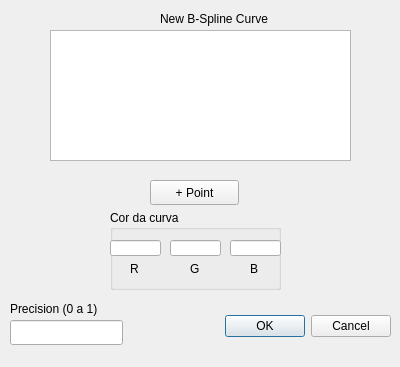
<?xml version="1.0" encoding="UTF-8"?>
<ui version="4.0">
 <class>Dialog</class>
 <widget class="QDialog" name="Dialog">
  <property name="geometry">
   <rect>
    <x>0</x>
    <y>0</y>
    <width>400</width>
    <height>367</height>
   </rect>
  </property>
  <property name="windowTitle">
   <string>Dialog</string>
  </property>
  <widget class="QDialogButtonBox" name="buttonBox">
   <property name="geometry">
    <rect>
     <x>220</x>
     <y>310</y>
     <width>171</width>
     <height>32</height>
    </rect>
   </property>
   <property name="orientation">
    <enum>Qt::Horizontal</enum>
   </property>
   <property name="standardButtons">
    <set>QDialogButtonBox::Cancel|QDialogButtonBox::Ok</set>
   </property>
  </widget>
  <widget class="QLabel" name="label">
   <property name="geometry">
    <rect>
     <x>160</x>
     <y>10</y>
     <width>131</width>
     <height>17</height>
    </rect>
   </property>
   <property name="text">
    <string>New B-Spline Curve</string>
   </property>
  </widget>
  <widget class="QListWidget" name="point_list">
   <property name="geometry">
    <rect>
     <x>50</x>
     <y>30</y>
     <width>301</width>
     <height>131</height>
    </rect>
   </property>
  </widget>
  <widget class="QGroupBox" name="groupBox">
   <property name="geometry">
    <rect>
     <x>110</x>
     <y>210</y>
     <width>171</width>
     <height>80</height>
    </rect>
   </property>
   <property name="title">
    <string>Cor da curva</string>
   </property>
   <widget class="QLineEdit" name="rValue">
    <property name="geometry">
     <rect>
      <x>0</x>
      <y>30</y>
      <width>51</width>
      <height>16</height>
     </rect>
    </property>
   </widget>
   <widget class="QLineEdit" name="gValue">
    <property name="geometry">
     <rect>
      <x>60</x>
      <y>30</y>
      <width>51</width>
      <height>16</height>
     </rect>
    </property>
   </widget>
   <widget class="QLineEdit" name="bValue">
    <property name="geometry">
     <rect>
      <x>120</x>
      <y>30</y>
      <width>51</width>
      <height>16</height>
     </rect>
    </property>
   </widget>
   <widget class="QLabel" name="label_9">
    <property name="geometry">
     <rect>
      <x>20</x>
      <y>50</y>
      <width>16</width>
      <height>17</height>
     </rect>
    </property>
    <property name="text">
     <string>R</string>
    </property>
   </widget>
   <widget class="QLabel" name="label_8">
    <property name="geometry">
     <rect>
      <x>80</x>
      <y>50</y>
      <width>16</width>
      <height>17</height>
     </rect>
    </property>
    <property name="text">
     <string>G</string>
    </property>
   </widget>
   <widget class="QLabel" name="label_10">
    <property name="geometry">
     <rect>
      <x>140</x>
      <y>50</y>
      <width>16</width>
      <height>17</height>
     </rect>
    </property>
    <property name="text">
     <string>B</string>
    </property>
   </widget>
  </widget>
  <widget class="QLineEdit" name="precision">
   <property name="geometry">
    <rect>
     <x>10</x>
     <y>320</y>
     <width>113</width>
     <height>25</height>
    </rect>
   </property>
  </widget>
  <widget class="QLabel" name="label_2">
   <property name="geometry">
    <rect>
     <x>10</x>
     <y>300</y>
     <width>111</width>
     <height>17</height>
    </rect>
   </property>
   <property name="text">
    <string>Precision (0 a 1)</string>
   </property>
  </widget>
  <widget class="QPushButton" name="point">
   <property name="geometry">
    <rect>
     <x>150</x>
     <y>180</y>
     <width>89</width>
     <height>25</height>
    </rect>
   </property>
   <property name="text">
    <string>+ Point</string>
   </property>
  </widget>
 </widget>
 <resources/>
 <connections>
  <connection>
   <sender>buttonBox</sender>
   <signal>accepted()</signal>
   <receiver>Dialog</receiver>
   <slot>accept()</slot>
   <hints>
    <hint type="sourcelabel">
     <x>248</x>
     <y>254</y>
    </hint>
    <hint type="destinationlabel">
     <x>157</x>
     <y>274</y>
    </hint>
   </hints>
  </connection>
  <connection>
   <sender>buttonBox</sender>
   <signal>rejected()</signal>
   <receiver>Dialog</receiver>
   <slot>reject()</slot>
   <hints>
    <hint type="sourcelabel">
     <x>316</x>
     <y>260</y>
    </hint>
    <hint type="destinationlabel">
     <x>286</x>
     <y>274</y>
    </hint>
   </hints>
  </connection>
 </connections>
</ui>
